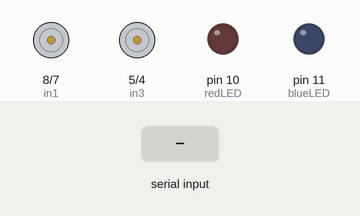
The sketch below on a simulated Arduino Uno, built with avr-gcc and run on an emulated ATmega328P. Parts: motor-driver pin pairs drawn as motors (green arrow = first pin HIGH = forward, orange = second pin HIGH = backward, longer = more drive, scaled by the enable pin), output pins drawn as LEDs (lit = HIGH). Dashed ring = blinking. The inputs (shaded band) are chosen by the test bench.

Above: at 1.2 s.
1.3 s: "W" received over Serial
At 1.37 s:
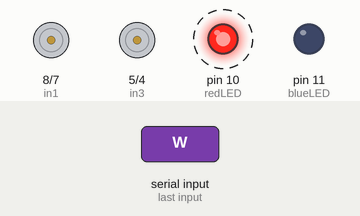
4.3 s: "F" received over Serial
At 4.37 s:
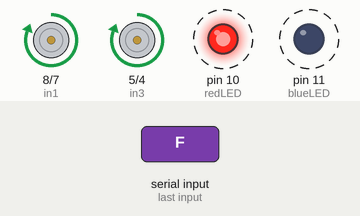
7.3 s: "B" received over Serial
At 7.37 s:
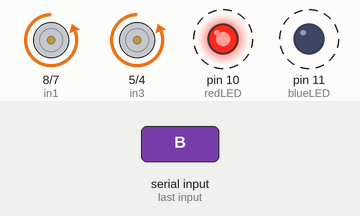
10.3 s: "L" received over Serial
At 10.37 s:
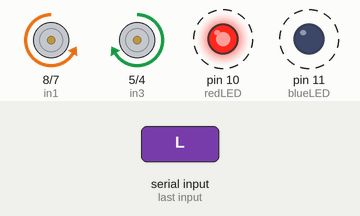
13.3 s: "R" received over Serial
At 13.37 s:
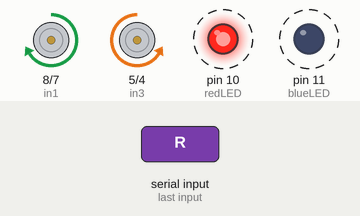
16.3 s: "w" received over Serial
At 16.7 s:
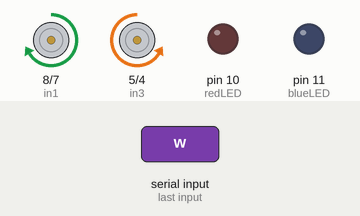
Timing chart, 0 to 18.8 s (numbered marks = the images above; inputs shaded):
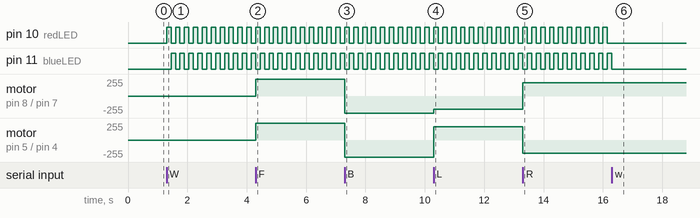

Measured:
- after the input at 1.3 s, pin 10 (redLED): alternates HIGH for 0.15 s and LOW for 0.15 s, starting at once; pin 11 (blueLED): alternates HIGH for 0.15 s and LOW for 0.15 s, starting after 0.15 s
- after the input at 4.3 s, motor on pin 8 (in1) / pin 7 (in2), motor on pin 5 (in3) / pin 4 (in4): stopped → forward 255/255 at once
- after the input at 7.3 s, motor on pin 8 (in1) / pin 7 (in2), motor on pin 5 (in3) / pin 4 (in4): forward 255/255 → backward 255/255 at once
- after the input at 10.3 s, motor on pin 8 (in1) / pin 7 (in2): backward 255/255 → backward 200/255 at once; motor on pin 5 (in3) / pin 4 (in4): backward 255/255 → forward 200/255 at once
- after the input at 13.3 s, motor on pin 8 (in1) / pin 7 (in2): backward 200/255 → forward 200/255 at once; motor on pin 5 (in3) / pin 4 (in4): forward 200/255 → backward 200/255 at once
- after the input at 16.3 s, pin 10 (redLED): stops changing and stays LOW; pin 11 (blueLED): goes on until 16.3 s, then stays LOW

The sketch:

RC_Car_Code.ino
```cpp
// Motor A (Right)
int enA = 9;
int in1 = 8;
int in2 = 7;
// Motor B (Left)
int in3 = 5;
int in4 = 4;
int enB = 3;

// Police Strobe LEDs
int redLED = 10;
int blueLED = 11;

char command;
bool strobeEnabled = false;

// Variables for Strobe Light Timing (Non-Blocking)
unsigned long previousMillis = 0;
const long interval = 150; // Blinking speed (in milliseconds)
int ledState = 0;

void setup() {
  Serial.begin(9600); // Default baud rate for HC-05

  // Set all pins as output
  pinMode(enA, OUTPUT);
  pinMode(in1, OUTPUT);
  pinMode(in2, OUTPUT);
  pinMode(in3, OUTPUT);
  pinMode(in4, OUTPUT);
  pinMode(enB, OUTPUT);
  pinMode(redLED, OUTPUT);
  pinMode(blueLED, OUTPUT);

  // Turn off motors initially
  Stop();
}

void loop() {
  // 1. Check for incoming Bluetooth commands
  if (Serial.available() > 0) {
    command = Serial.read();

    switch (command) {
      case 'F': forward(); break;
      case 'B': backward(); break;
      case 'L': left(); break;
      case 'R': right(); break;
      case 'S': Stop(); break;
      case 'W': strobeEnabled = true; break;  // App command to turn ON lights
      case 'w':                               // App command to turn OFF lights
        strobeEnabled = false;
        digitalWrite(redLED, LOW);
        digitalWrite(blueLED, LOW);
        break;
    }
  }

  // 2. Handle Strobe Lights without using delay()
  if (strobeEnabled) {
    unsigned long currentMillis = millis();

    if (currentMillis - previousMillis >= interval) {
      previousMillis = currentMillis;

      if (ledState == 0) {
        digitalWrite(redLED, HIGH);
        digitalWrite(blueLED, LOW);
        ledState = 1;
      } else {
        digitalWrite(redLED, LOW);
        digitalWrite(blueLED, HIGH);
        ledState = 0;
      }
    }
  }
}

// --- Motor Control Functions ---

void forward() {
  digitalWrite(in1, HIGH);
  digitalWrite(in2, LOW);
  digitalWrite(in3, HIGH);
  digitalWrite(in4, LOW);
  analogWrite(enA, 255); // Speed 0-255
  analogWrite(enB, 255);
}

void backward() {
  digitalWrite(in1, LOW);
  digitalWrite(in2, HIGH);
  digitalWrite(in3, LOW);
  digitalWrite(in4, HIGH);
  analogWrite(enA, 255);
  analogWrite(enB, 255);
}

void left() {
  digitalWrite(in1, LOW);
  digitalWrite(in2, HIGH);
  digitalWrite(in3, HIGH);
  digitalWrite(in4, LOW);
  analogWrite(enA, 200); // Slightly slower for turning
  analogWrite(enB, 200);
}

void right() {
  digitalWrite(in1, HIGH);
  digitalWrite(in2, LOW);
  digitalWrite(in3, LOW);
  digitalWrite(in4, HIGH);
  analogWrite(enA, 200); // Slightly slower for turning
  analogWrite(enB, 200);
}

void Stop() {
  digitalWrite(in1, LOW);
  digitalWrite(in2, LOW);
  digitalWrite(in3, LOW);
  digitalWrite(in4, LOW);
  analogWrite(enA, 0);
  analogWrite(enB, 0);
}
```
